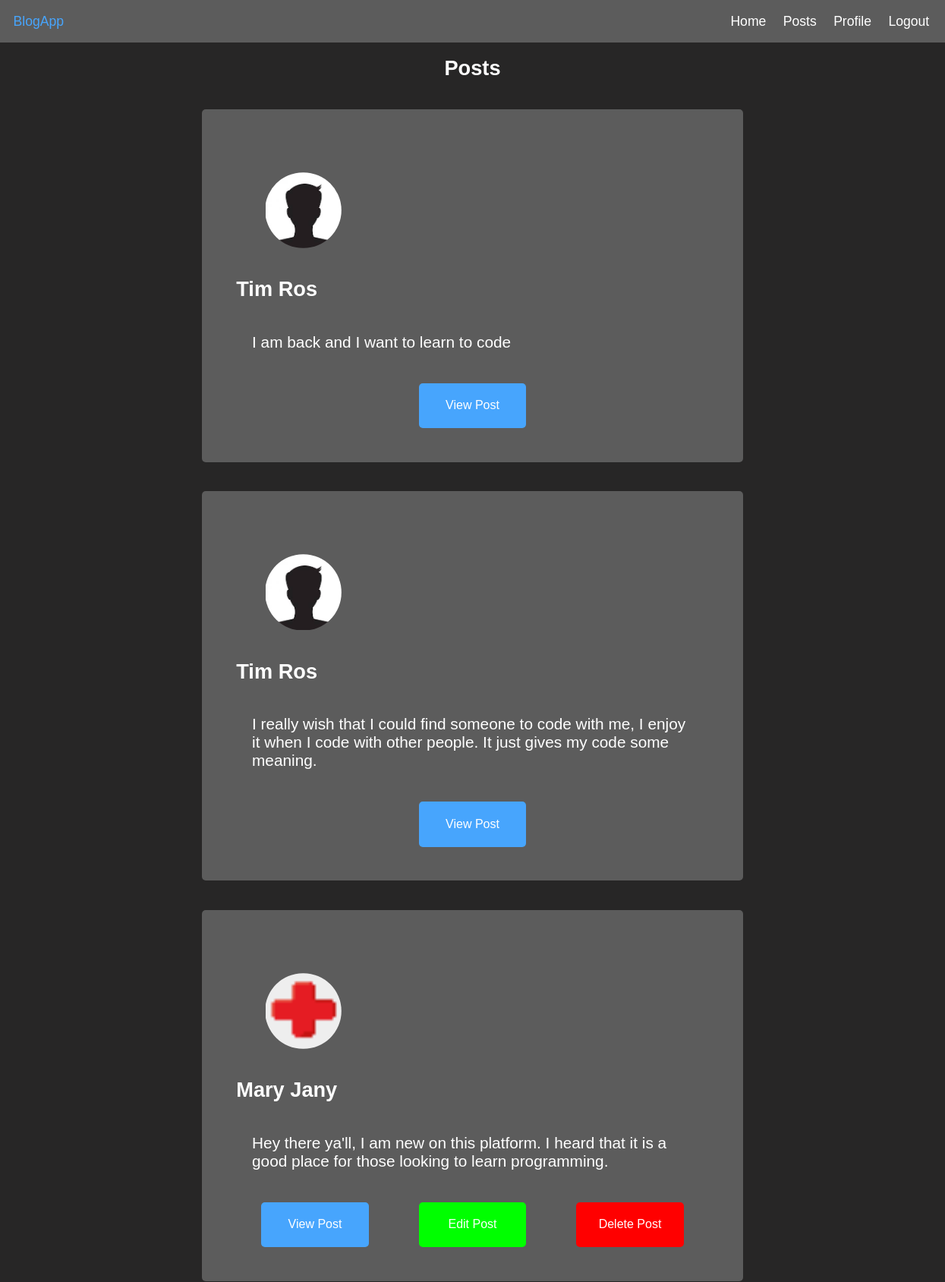
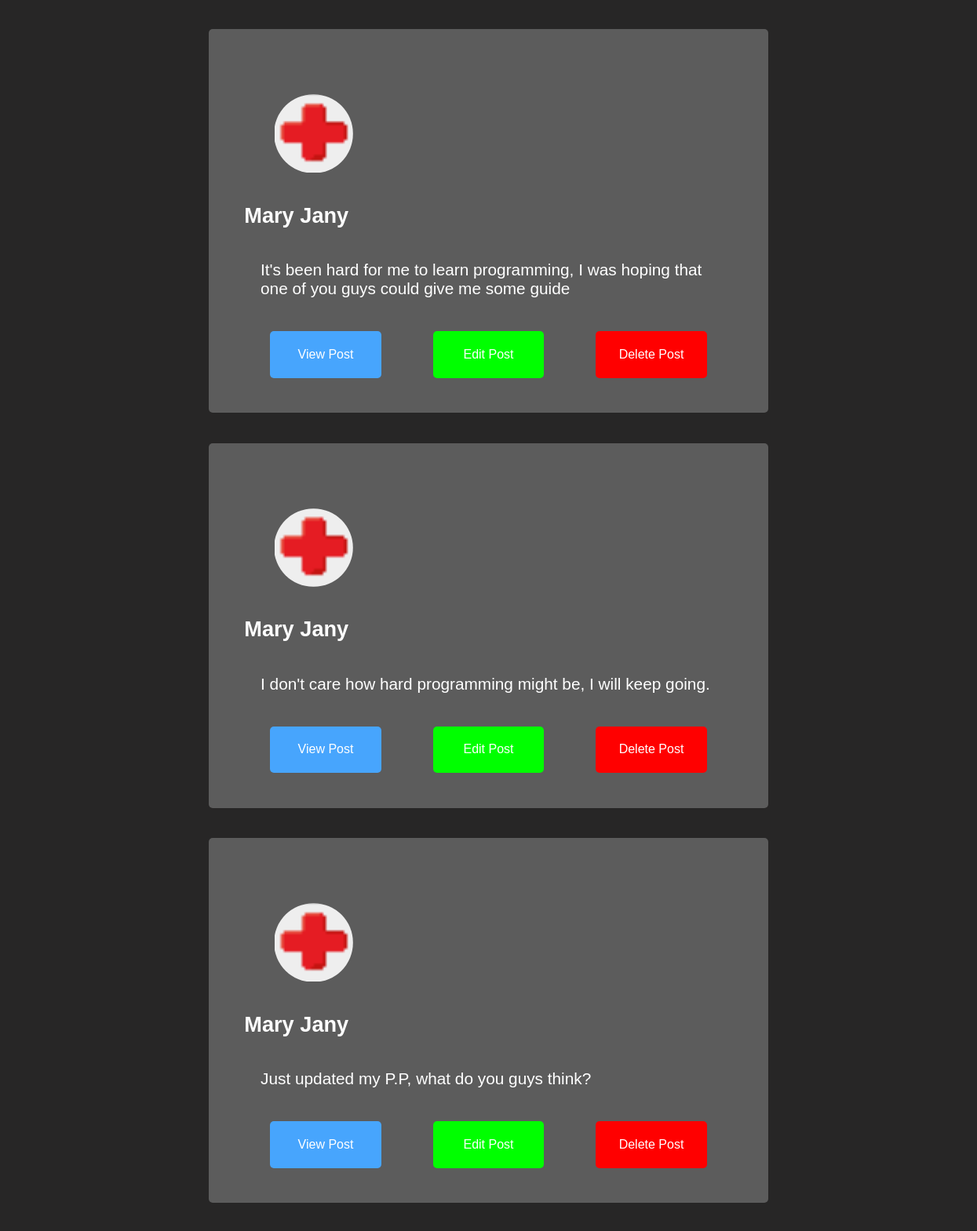
The page /post_view (signed in, upper part) on the database its author committed (2 pictures, top to bottom).
### App/models.py (models this page shows)
class User(db.Model, UserMixin):
    id = db.Column(db.Integer, primary_key = True)
    user_name = db.Column(db.String(50), nullable = False)
    email = db.Column(db.String(50), nullable = False, unique = True)
    password = db.Column(db.String(50), nullable = False)
    profile_filename = db.Column(db.String(50), default = 'profile pic.jpg')
    posts = db.relationship('Post')

class Post(db.Model):
    id = db.Column(db.Integer, primary_key = True)
    post_data = db.Column(db.String(250))
    user_id = db.Column(db.Integer, db.ForeignKey('user.id'))

### App/views.py (the view)
@views.route('/post_view')
@login_required
def post_view():
    posts = Post.query.all()
    users = User.query.all()
    return render_template('post_view.html', posts = posts, active_user = current_user, users = users)

### App/__init__.py (called while the page is built)
def create_app():
    global folder
    global app
    app = Flask(__name__)
    app.config['SECRET_KEY'] = 'This is my key'
    app.config['SQLALCHEMY_DATABASE_URI'] = f'sqlite:///{DB_NAME}'
    app.config['UPLOAD_FOLDER'] = UPLOAD_FOLDER
    folder = app.config['UPLOAD_FOLDER']
    from .auth import auth
    from .views import views
    app.register_blueprint(auth, url_prefix = '/')
    app.register_blueprint(views, url_prefix = '/')
    db.init_app(app)
    create_database(app)
    login_manager = LoginManager()
    login_manager.login_view = 'auth.login'
    login_manager.init_app(app)
    from .models import User
    @login_manager.user_loader
    def load_user(id):
        return User.query.get(int(id))
    return app

### App/templates/post_view.html (shortened to what this page needs)
{% extends "base.html" %}
{% block Content %}
    <div class="navbar">
        <p>BlogApp</p>
        <ul class="nav-list">
            <li><a href="/"> Home </a></li>
            <li><a href="/post_view"> Posts </a></li>
            <li><a href="/my-profile" >Profile</a></li>
            <li><a href="/logout" >Logout</a></li>
        </ul>
    </div>
    <h1 align = "center"> Posts </h1>
            {% if posts %}
                {% for post in posts %}
                    <div class="post-container">
                        <div class="post">
                            {% for user in users %}
                                {% if post.user_id == user.id %}
                                    <img src="{{ url_for('static', filename = 'img/' + user.profile_filename )}}" width = "100px" height="100px">
                                    <h1>{{ user.user_name }}</h1>
                                {% endif %}
                            {% endfor %}
                            <p>{{ post.post_data }}</p>
                            <div class="post-button">
                                <a class = "view-post" href="/user_post/{{ post.id }}">View Post</a>
                                {% if post.user_id == active_user.id %}
                                    <a href="/edit_post/{{ post.id }}" class ="edit-post">Edit Post</a>
                                    <a href="/delete_post/{{ post.id }}" class ="delete-post">Delete Post</a>
                                {% endif %}
                            </div>
                        </div>
                    </div>
                {% endfor %}
            {% else %}
                    <h1 align = "center">No post here...</h1>
            {% endif %}
{% endblock %}

### App/static/styles.css (style rules this page uses)
body { margin: 0; padding: 0; font-family: Arial, Helvetica, sans-serif; box-sizing: border-box; background-color: rgb(39, 38, 38); scroll-snap-type:proximity; }
.navbar { background-color: rgb(92, 92, 92); padding: 0 1.1rem; display: flex; width: 100%; justify-content: space-between; align-items: center; }
.navbar p { color: rgb(71, 165, 253); font-size: 1.1rem; }
.navbar .nav-list { list-style-type: none; display: flex; gap: 1.4rem; margin-right: 2.4rem; }
.navbar li a { color: white; text-align: center; text-decoration: none; font-size: 1.1rem; transition: all 0.5s; }
h1 { color: white; font-size:1.7rem; }
.post-container { display: flex; justify-content: center; align-items: center; }
.post { padding: 2.8rem; background-color:rgb(92, 92, 92); margin: 1.2rem; border-radius: 5px; width: 50%; }
.post p { color:white; padding: 1.3rem; font-size: 1.3rem; }
.post img { border-radius:50%; margin: 1.2rem; display: flex; justify-content: center; object-fit: cover; padding: 1.2rem; }
.post-button { display: flex; justify-content:space-around; }
.view-post { background-color: rgb(71, 165, 253); color:white; text-align: center; text-decoration: none; padding: 1.3rem; width: 100px; border-radius: 5px; transition: all 0.2s; }
.edit-post { background-color: rgb(0, 255, 0); color:white; text-align: center; text-decoration: none; padding: 1.3rem; width: 100px; border-radius: 5px; transition: all 0.2s; }
.delete-post { background-color: rgb(255, 0, 0); color:white; text-align: center; text-decoration: none; padding: 1.3rem; width: 100px; border-radius: 5px; transition: all 0.2s; }

### rows shown on the page
Post: post_data "I am back and I want to learn to code"
User: profile_filename (picture), user_name "Tim Ros"
Post: post_data "I really wish that I could find someone to code with me, I enjoy it when I code with other people. It just gives my code some meaning."
Post: post_data "Hey there ya'll, I am new on this platform. I heard that it is a good place for those looking to learn programming."
User: profile_filename (picture), user_name "Mary Jany"
Post: post_data "It's been hard for me to learn programming, I was hoping that one of you guys could give me some guide"
Post: post_data "I don't care how hard programming might be, I will keep going."
Post: post_data "Just updated my P.P, what do you guys think?"
